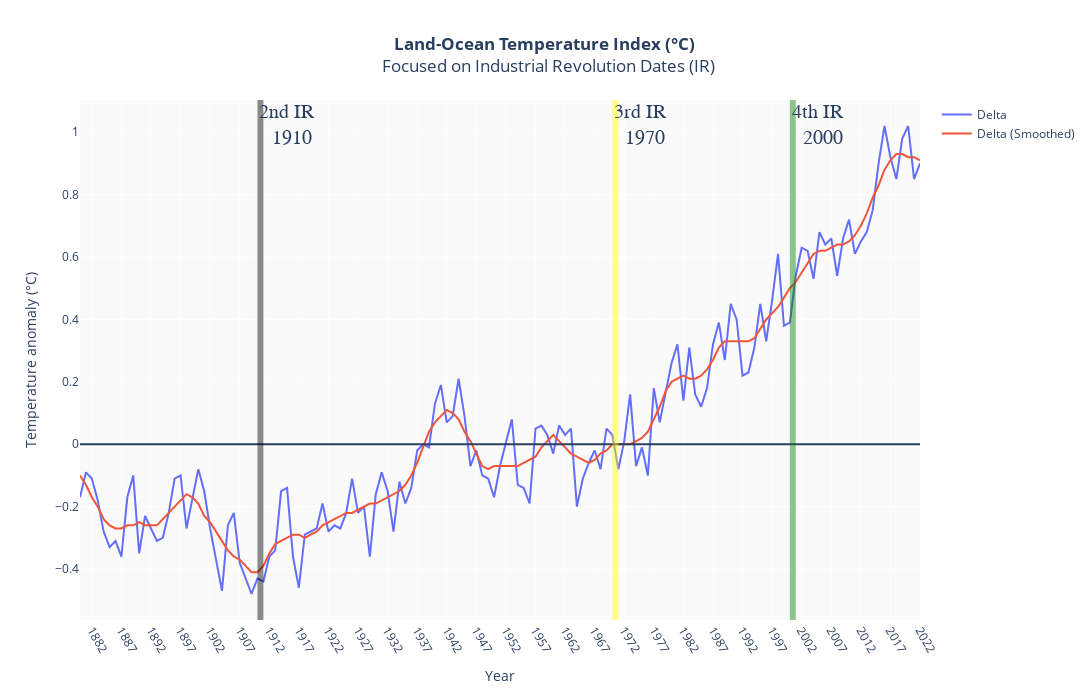

Notebook cell for this chart:
### Markdown cell above
We can now add the dates of the three last Industrial Revolutions :

    - Second 1910 : gaz and petrol
    - Third 1970 : internet
    - Forth 2000 : AI

### Code cell
fig.add_vrect(x0="1910", x1="1911", annotation_text="2nd IR <br> 1910", annotation_position="top left",
annotation=dict(font_size=20, font_family="Times New Roman"),
fillcolor="black", opacity=0.45, line_width=0)

fig.add_vrect(x0="1970", x1="1971", annotation_text="3rd IR <br> 1970", annotation_position="top left",
annotation=dict(font_size=20, font_family="Times New Roman"),
fillcolor="yellow", opacity=0.45, line_width=0)

fig.add_vrect(x0="2000", x1="2001", annotation_text="4th IR <br> 2000", annotation_position="top left",
annotation=dict(font_size=20, font_family="Times New Roman"),
fillcolor="green", opacity=0.45, line_width=0)

fig.update_layout(title_x=0.5, title_text="<b>Land-Ocean Temperature Index (°C)</b> <br> Focused on Industrial Revolution Dates (IR)")

fig.show()

### Figure 1 — Plotly figure (JSON) as saved in the notebook; plotly's stock layout.template omitted (floating-point values rounded to 4 significant figures; data arrays with more than 128 entries replaced by an {"elided": "..."} marker saying what was removed)
{"data": [{"name": "Delta", "type": "scatter", "x": {"elided": "143 int values"}, "y": {"elided": "143 float values"}}, {"name": "Delta (Smoothed)", "type": "scatter", "x": {"elided": "143 int values"}, "y": {"elided": "143 float values"}}], "layout": {"annotations": [{"font": {"family": "Times New Roman", "size": 20}, "showarrow": false, "text": "2nd IR <br> 1910", "x": "1910", "xanchor": "left", "xref": "x", "y": 1, "yanchor": "top", "yref": "y domain"}, {"font": {"family": "Times New Roman", "size": 20}, "showarrow": false, "text": "3rd IR <br> 1970", "x": "1970", "xanchor": "left", "xref": "x", "y": 1, "yanchor": "top", "yref": "y domain"}, {"font": {"family": "Times New Roman", "size": 20}, "showarrow": false, "text": "4th IR <br> 2000", "x": "2000", "xanchor": "left", "xref": "x", "y": 1, "yanchor": "top", "yref": "y domain"}], "autosize": false, "height": 700, "plot_bgcolor": "rgb(250,250,250)", "shapes": [{"type": "line", "x0": 0, "x1": 1, "xref": "x domain", "y0": 0, "y1": 0, "yref": "y"}, {"fillcolor": "black", "line": {"width": 0}, "opacity": 0.45, "type": "rect", "x0": "1910", "x1": "1911", "xref": "x", "y0": 0, "y1": 1, "yref": "y domain"}, {"fillcolor": "yellow", "line": {"width": 0}, "opacity": 0.45, "type": "rect", "x0": "1970", "x1": "1971", "xref": "x", "y0": 0, "y1": 1, "yref": "y domain"}, {"fillcolor": "green", "line": {"width": 0}, "opacity": 0.45, "type": "rect", "x0": "2000", "x1": "2001", "xref": "x", "y0": 0, "y1": 1, "yref": "y domain"}], "title": {"text": "<b>Land-Ocean Temperature Index (°C)</b> <br> Focused on Industrial Revolution Dates (IR)", "x": 0.5}, "width": 1300, "xaxis": {"autorange": true, "dtick": 5, "range": [1880, 2022], "tick0": 2, "tickangle": 60, "tickmode": "linear", "title": {"text": "Year"}, "type": "linear"}, "yaxis": {"autorange": true, "range": [-0.5633, 1.103], "title": {"text": "Temperature anomaly (°C)"}, "type": "linear"}}}
